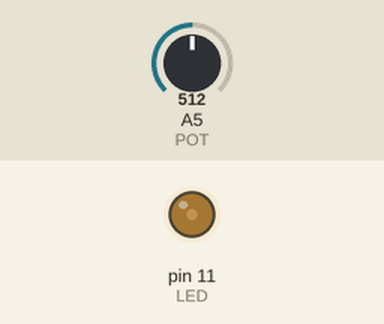
A sketch run on a simulated Arduino Uno, built with avr-gcc and run on an emulated ATmega328P. Shown: output pins drawn as LEDs (lit = HIGH). The test bench sets the inputs (shaded band); at power-on: A5 (POT) = 512. What the sketch prints to the serial monitor is not drawn.

Above: at 1.2 s.
1.3 s: A5 (POT) set to 306
At 2.3 s:
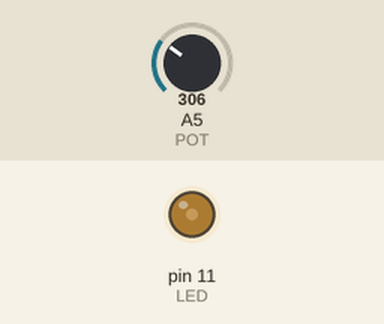
2.8 s: A5 (POT) set to 0
At 3.9 s:
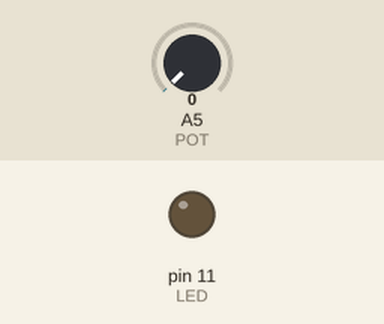
4.3 s: A5 (POT) set to 511
At 5.7 s:
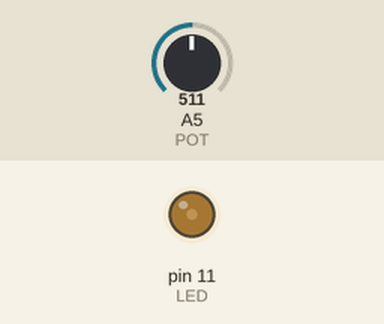
Timing chart, 0 to 7.3 s (numbered marks = the images above; inputs shaded):
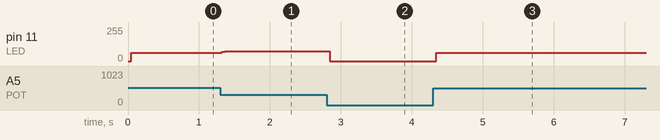

The sketch:

sketch.ino
```cpp
#define LED 11
#define POT A5
#define MAX_FREQ 5000

void setup() {
  Serial.begin(115200);
  pinMode(LED, OUTPUT);
  digitalWrite(LED, LOW);

  pinMode(POT, INPUT);
}

void loop() {
  double freq = (analogRead(POT) / 1023.0) * MAX_FREQ; // Take percentage of potentiometer value from 0-1 and multiply by MAX_FREQ to get output frequency
  Serial.println(freq);
  if (freq > 0) { // If frequency is 0, set pin to low to avoid divide by zero
    uint32_t microDelay = (1 / freq) * 500000; // Take reciprocal of frequency to get delay in microseconds. Take half of delay, because there are 2 delays per cycle.
    digitalWrite(LED, HIGH);
    delayMicroseconds(microDelay);
    digitalWrite(LED, LOW);
    delayMicroseconds(microDelay);
  } else {
    digitalWrite(LED, LOW);
  }
}
```

Measured:
- after the input at 1.3 s, pin 11 (LED): 62/255 → 75/255 at once
- after the input at 2.8 s, pin 11 (LED): 75/255 → 0/255 at once
- after the input at 4.3 s, pin 11 (LED): 0/255 → 62/255 at once
